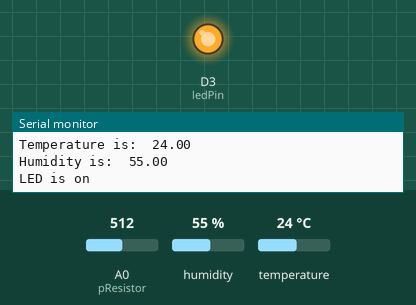
The sketch below on a simulated ESP8266 (NodeMCU). Parts: output pins drawn as LEDs (lit = HIGH), the last lines printed to the serial monitor. The inputs (shaded band) are chosen by the test bench; at power-on: A0 (pResistor) = 512, humidity 55 %, temperature 24 °C. WiFi joins after 1.5 s; servers stay silent unless stated; no MQTT or app messages arrive unless stated.

Above: at 2.7 s.
2.8 s: A0 (pResistor) set to 632
6.6 s: A0 (pResistor) set to 663
At 7.9 s:
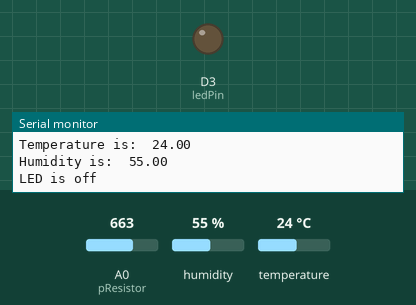
12.1 s: A0 (pResistor) set to 640
At 14.7 s:
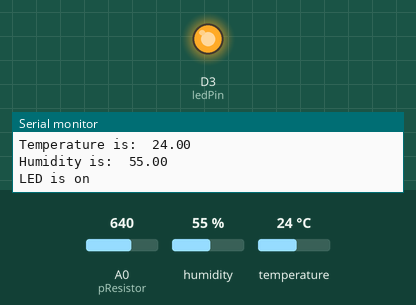
15.9 s: A0 (pResistor) set to 660
At 17.4 s:
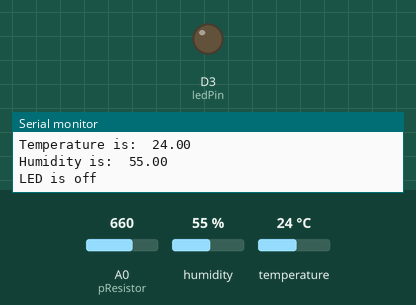
Timing chart, 0 to 18.9 s (numbered marks = the images above; inputs shaded):
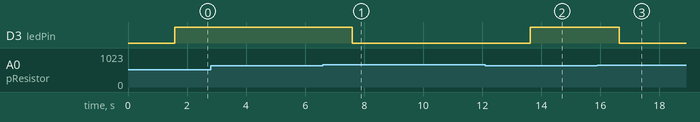

The sketch:

proj-mqtt.ino
```cpp
#include <ESP8266WiFi.h>
#include <PubSubClient.h>
#include "DHTesp.h"

DHTesp dht;
const char* ssid = "";
const char* password = "";
const char* mqtt_server = "192.168.";
const int pResistor = A0; // Photoresistor at Arduino analog pin A0
int value;
const int ledPin = D3; // LED at Arduino digital pin D3

WiFiClient vanieriot;
PubSubClient client(vanieriot);

void setup_wifi(){
  delay(10);
  // We start by connecting to a WiFi network
  Serial.println();
  Serial.print("Connecting to ");
  Serial.println(ssid);
  WiFi.begin(ssid, password);
  while (WiFi.status() != WL_CONNECTED){
    delay(500);
    Serial.print(".");
  }
  Serial.println("");
  Serial.print("WiFi connected - ESP-8266 IP address: ");
  Serial.println(WiFi.localIP());
}

void callback(String topic, byte* message, unsigned int length){
  Serial.print("Message arrived on topic: ");
  Serial.print(topic);
  Serial.print(". Message: ");
  String messagein;

  for(int i = 0; i < length; i++){
    Serial.print((char)message[i]);
    messagein += (char)message[i];
  }
}

void reconnect(){
  while(!client.connected()){
    Serial.print("Attempting MQTT connection...");
    if(client.connect("vanieriot")){
      Serial.println("connected");
    }else{
      Serial.print("failed, rc=");
      Serial.print(client.state());
      Serial.println(" try again in 3 seconds");
      // Wait 5 seconds before retrying
      delay(3000);
    }
  }
}

void setup() {
  // put your setup code here, to run once:
  Serial.begin(115200);
  setup_wifi();
  client.setServer(mqtt_server, 1883);
  client.setCallback(callback);
  pinMode(pResistor, INPUT);
  pinMode(ledPin, OUTPUT);
  dht.setup(4, DHTesp::DHT11);
}

void loop() {
  // put your main code here, to run repeatedly:
  if(!client.connected()){
    reconnect();
  }
  if(!client.loop()){
    client.connect("vanieriot");
  }
    value = analogRead(pResistor);
    float temp= dht.getTemperature();
    //float temp= 30;
    float hum= dht.getHumidity();

    Serial.print("Light intensity is: ");
    Serial.println(value);
    char photoArr[8];

    char tempArr[8];
    dtostrf(temp, 6, 2, tempArr);
    Serial.print("Temperature is: ");
    Serial.println(tempArr);

    char humArr[8];
    dtostrf(hum, 6, 2, humArr);
    Serial.print("Humidity is: ");
    Serial.println(humArr);

    sprintf(photoArr, "%d", value);
    client.publish("vanieriot/photoValue", photoArr);
    client.publish("vanieriot/temperature", tempArr);
    client.publish("vanieriot/humidity", humArr);

 if (value < 650) {
    digitalWrite(ledPin, HIGH);
    Serial.println("LED is on");
  } else {
    digitalWrite(ledPin, LOW);
    Serial.println("LED is off");
  }
    delay(3000);
}
```

Measured:
- the behaviour switches between 649 and 650 on A0 (pResistor) (found by bisection; images 0 and 1)
- after the input at 6.6 s, D3 (ledPin): HIGH → LOW after 1.0 s
- after the input at 12.1 s, D3 (ledPin): LOW → HIGH after 1.5 s
- after the input at 15.9 s, D3 (ledPin): HIGH → LOW after 0.74 s
